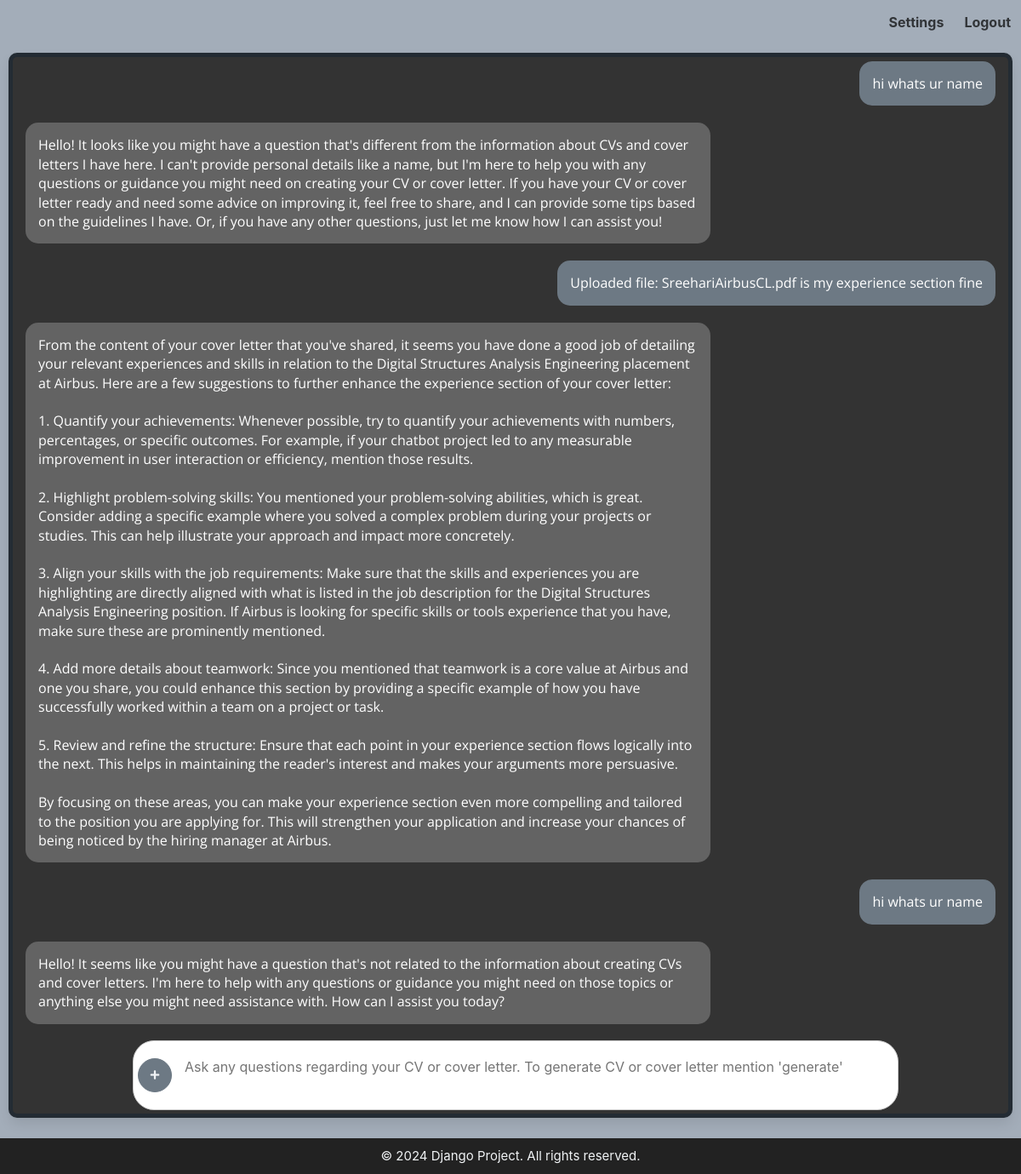
Page /chat/ (signed in) on the committed database.
### service/models.py (models this page shows, shortened)
class ChatHistory(models.Model):
    user = models.ForeignKey(User, on_delete=models.CASCADE, related_name='chat_histories', null=True)
    message = models.TextField()
    sender = models.CharField(max_length=10)  # Choices to distinguish sender
    timestamp = models.DateTimeField(auto_now_add=True)

### service/views.py (the view, shortened to what this page needs)
# urls.py: path('chat/', views.chat, name='chat'),
def chat(request):
    try:
        chat_history = ChatHistory.objects.filter(user=request.user)
        return render(request, 'chat.html', {'chat_history': chat_history})
    except Exception as e:
        print(f"Error: {e}")
        return JsonResponse({'error': 'Something went wrong'}, status=500)

### service/templates/chat.html (shortened to what this page needs)
<!DOCTYPE html>
<html lang="en">
<head>
     {% load static %}
    <link rel="stylesheet" href="{% static 'css/bulma.css' %}?v=1.0">
    <link rel="stylesheet" href="{% static 'css/style.css' %}?v=1.0">
</head>
<body class="hero is-fullheight"  style="background-color: #a3adb9;">
    <nav class="navbar is-light">
        <div class="navbar-menu">
            <div class="navbar-end">
                 <a class="navbar-item has-text-weight-bold" id="open-settings">Settings</a>
                <a class="navbar-item has-text-weight-bold" onclick="if (confirm('Are you sure you want to Logout?')) { window.location.href = '{% url 'login' %}'; }">Logout</a>
            </div>
        </div>
    </nav>
   <div id="chat-box" class="box chat-container"  style="height: 50vh; overflow-y: auto;" >
       {% for chat in chat_history %}
           {% if chat.sender == 'user' %}
               <div class="chat-bubble user-bubble">{{ chat.message }}</div>
           {% elif chat.sender == 'bot' %}
               <div class="chat-bubble bot-bubble">{{ chat.message|safe }}</div>
           {% endif %}
       {% endfor %}
     <form method="POST" id="chat-form" class="input-form" enctype="multipart/form-data">
         <div class="control">
             <label for="file-upload" class="button is-info is-outlined is-small" style="background-color: #6d7984; color: #f0f3f5; border-radius: 50%; width: 40px; height: 40px; border: 1px solid #6d7984;">
                <span class="icon is-small"><i class="fas fa-plus"></i></span>
             </label>
             </div>
     <textarea id="question" name="user_input" placeholder="Ask any questions regarding your CV or cover letter. To generate CV or cover letter mention 'generate' " required style="resize: none; width: 100%;" oninput="toggleSubmitButton()"></textarea>
      </form>
    </div>
<footer class="footer custom-footer">
  <div class="content has-text-centered">
     <p>&copy 2024 Django Project. All rights reserved.</p>
  </div>
</footer>
</body>
</html>

### service/static/css/style.css (style rules this page uses)
body { background-color: #232b33; }
.box { background-color: #333 !important; color: #ccc !important; }
.chat-container { display: flex; flex-direction: column; flex-grow: 1; overflow-y: auto; padding: 0 10px; padding-bottom: 100px; gap: 10px; background-color: #fafafa; border: 5px solid #232b33; border-radius: 10px; margin: 10px; box-sizing: border-box; overflow-x: hidden; justify-content: flex-start; position: relative; }
.input-form { display: flex; align-items: center; width: 75%; max-width: 100%; border: 1px solid #ccc; border-radius: 25px; background-color: white; padding: 5px; position: fixed; bottom: 75px; left: 13%; box-sizing: border-box; }
#question { flex-grow: 1; border: none; padding: 15px; font-size: 16px; border-radius: 25px; outline: none; }
.chat-bubble { padding: 15px; margin: 5px; border-radius: 15px; max-width: 70%; display: inline-block; line-height: 1.4; }
.user-bubble { font-family: 'Open Sans', sans-serif; background-color: #6d7984; color: white; align-self: flex-end; }
.bot-bubble { font-family: 'Open Sans', sans-serif; background-color: #636363; color: white; align-self: flex-start; }
.custom-footer { background-color: #222; color: #f0f3f5; font-size: 15px; padding: 10px 0; text-align: center; }

### rows in the picture
ChatHistory: message "hi whats ur name"
ChatHistory: message "Hello! It looks like you might have a question that's different from the information about CVs and cover letters I have here. I can't provide personal details like a name, but I'm here to help you with any questions or guidance you might need on creating your CV or cover letter. If you have your CV or cover letter ready and need some advice on improving it, feel free to share, and I can provide some tips based on the guidelines I have. Or, if you have any other questions, just let me know how I can assist you!"
ChatHistory: message "Uploaded file: SreehariAirbusCL.pdf is my experience section fine"
ChatHistory: message "From the content of your cover letter that you've shared, it seems you have done a good job of detailing your relevant experiences and skills in relation to the Digital Structures Analysis Engineering placement at Airbus. Here are a few suggestions to further enhance the experience section of your cover letter: 1. Quantify your achievements: Whenever possible, try to quantify your achievements with numbers, percentages, or specific outcomes. For example, if your chatbot project led to any measurable improvement in user interaction or efficiency, mention those results. 2. Highlight problem-solving skills: You mentioned your problem-solving abilities, which is great. Consider adding a…"
ChatHistory: message "hi whats ur name"
ChatHistory: message "Hello! It seems like you might have a question that's not related to the information about creating CVs and cover letters. I'm here to help with any questions or guidance you might need on those topics or anything else you might need assistance with. How can I assist you today?"
